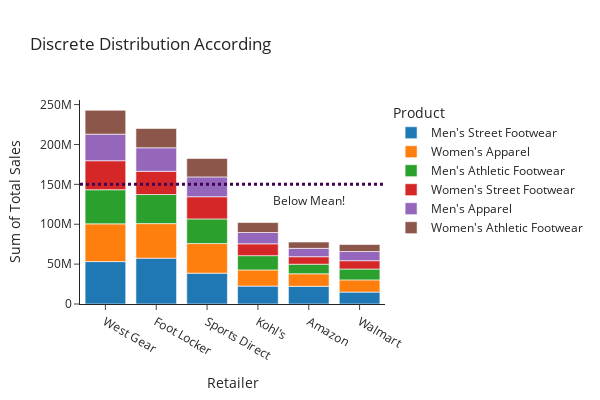

Notebook cell for this chart:
### Markdown cell above
Men's Street Footwear has the highest total sales amount.

### Code cell
# Group the total sales according to the retailer and product
ga_multiple = data.groupby(['Retailer', 'Product']).agg('Total_Sales').sum()
ga_multiple.columns = ['sum_of_total_sales']
ga_multiple = ga_multiple.reset_index()
ga_multiple.sort_values('Total_Sales', ascending=False, inplace=True)

# Create a histogram plot
fig = px.histogram(ga_multiple, x='Retailer', y='Total_Sales', color='Product',
                    title='Discrete Distribution According ', template='simple_white')
fig.update_xaxes(title='Retailer')
fig.update_yaxes(title='Sum of Total Sales')
fig.update_layout(xaxis={'categoryorder':'total descending'})

# Add a horizontal 'mean' line
fig.add_shape( type='line', line_color='#440154', line_width=3, opacity=1,
                line_dash='dot', x0=0, x1=1, xref='paper', y0=1.5e8, y1=1.5e8, yref='y')
# Add a text callout
fig.add_annotation(text='Below Mean!', y=1.3e8, x=4, showarrow=False)

# Show figure
# Added 'png' to save the figure in the notebook as static images to show in GitHub
fig.show('png')

### Figure 1 — Plotly figure (JSON) as saved in the notebook; plotly's stock layout.template omitted (floating-point values rounded to 4 significant figures)
{"data": [{"alignmentgroup": "True", "bingroup": "x", "histfunc": "sum", "hovertemplate": "Product=Men's Street Footwear<br>Retailer=%{x}<br>sum of Total_Sales=%{y}<extra></extra>", "legendgroup": "Men's Street Footwear", "marker": {"color": "#1F77B4", "pattern": {"shape": ""}}, "name": "Men's Street Footwear", "offsetgroup": "Men's Street Footwear", "orientation": "v", "showlegend": true, "type": "histogram", "x": ["Foot Locker", "West Gear", "Sports Direct", "Kohl's", "Amazon", "Walmart"], "xaxis": "x", "y": [57481575, 53165419, 38672270, 22421073, 22161652, 14924255], "yaxis": "y"}, {"alignmentgroup": "True", "bingroup": "x", "histfunc": "sum", "hovertemplate": "Product=Women's Apparel<br>Retailer=%{x}<br>sum of Total_Sales=%{y}<extra></extra>", "legendgroup": "Women's Apparel", "marker": {"color": "#FF7F0E", "pattern": {"shape": ""}}, "name": "Women's Apparel", "offsetgroup": "Women's Apparel", "orientation": "v", "showlegend": true, "type": "histogram", "x": ["West Gear", "Foot Locker", "Sports Direct", "Kohl's", "Amazon", "Walmart"], "xaxis": "x", "y": [47287512, 43296114, 37113257, 20315239, 15710639, 15316099], "yaxis": "y"}, {"alignmentgroup": "True", "bingroup": "x", "histfunc": "sum", "hovertemplate": "Product=Men's Athletic Footwear<br>Retailer=%{x}<br>sum of Total_Sales=%{y}<extra></extra>", "legendgroup": "Men's Athletic Footwear", "marker": {"color": "#2CA02C", "pattern": {"shape": ""}}, "name": "Men's Athletic Footwear", "offsetgroup": "Men's Athletic Footwear", "orientation": "v", "showlegend": true, "type": "histogram", "x": ["West Gear", "Foot Locker", "Sports Direct", "Kohl's", "Walmart", "Amazon"], "xaxis": "x", "y": [42810000.0, 36480000.0, 30890000.0, 17885316, 13600000.0, 12010000.0], "yaxis": "y"}, {"alignmentgroup": "True", "bingroup": "x", "histfunc": "sum", "hovertemplate": "Product=Women's Street Footwear<br>Retailer=%{x}<br>sum of Total_Sales=%{y}<extra></extra>", "legendgroup": "Women's Street Footwear", "marker": {"color": "#D62728", "pattern": {"shape": ""}}, "name": "Women's Street Footwear", "offsetgroup": "Women's Street Footwear", "orientation": "v", "showlegend": true, "type": "histogram", "x": ["West Gear", "Foot Locker", "Sports Direct", "Kohl's", "Walmart", "Amazon"], "xaxis": "x", "y": [36386546, 29087997, 27825162, 14830000.0, 10464180, 9405000.0], "yaxis": "y"}, {"alignmentgroup": "True", "bingroup": "x", "histfunc": "sum", "hovertemplate": "Product=Men's Apparel<br>Retailer=%{x}<br>sum of Total_Sales=%{y}<extra></extra>", "legendgroup": "Men's Apparel", "marker": {"color": "#9467BD", "pattern": {"shape": ""}}, "name": "Men's Apparel", "offsetgroup": "Men's Apparel", "orientation": "v", "showlegend": true, "type": "histogram", "x": ["West Gear", "Foot Locker", "Sports Direct", "Kohl's", "Walmart", "Amazon"], "xaxis": "x", "y": [33263936, 29508995, 24825286, 14164965, 11490680, 10474770], "yaxis": "y"}, {"alignmentgroup": "True", "bingroup": "x", "histfunc": "sum", "hovertemplate": "Product=Women's Athletic Footwear<br>Retailer=%{x}<br>sum of Total_Sales=%{y}<extra></extra>", "legendgroup": "Women's Athletic Footwear", "marker": {"color": "#8C564B", "pattern": {"shape": ""}}, "name": "Women's Athletic Footwear", "offsetgroup": "Women's Athletic Footwear", "orientation": "v", "showlegend": true, "type": "histogram", "x": ["West Gear", "Foot Locker", "Sports Direct", "Kohl's", "Walmart", "Amazon"], "xaxis": "x", "y": [30060000.0, 24239624, 23145288, 12493869, 8762792, 7935000.0], "yaxis": "y"}], "layout": {"annotations": [{"showarrow": false, "text": "Below Mean!", "x": 4, "y": 130000000}], "barmode": "relative", "height": 400, "legend": {"title": {"text": "Product"}, "tracegroupgap": 0}, "shapes": [{"line": {"color": "#440154", "dash": "dot", "width": 3}, "opacity": 1, "type": "line", "x0": 0, "x1": 1, "xref": "paper", "y0": 150000000, "y1": 150000000, "yref": "y"}], "title": {"text": "Discrete Distribution According "}, "width": 600, "xaxis": {"anchor": "y", "categoryorder": "total descending", "domain": [0, 1], "title": {"text": "Retailer"}}, "yaxis": {"anchor": "x", "domain": [0, 1], "title": {"text": "Sum of Total Sales"}}}}
